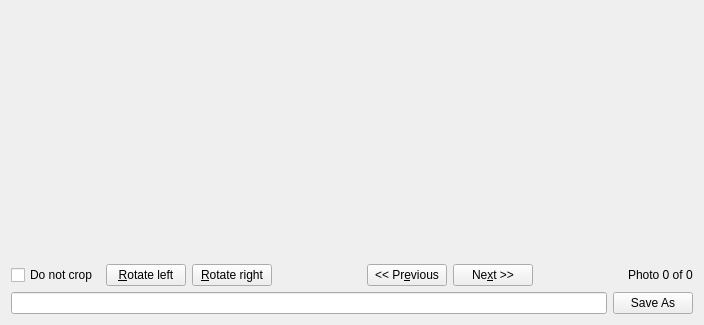
<?xml version="1.0" encoding="UTF-8"?>
<ui version="4.0">
 <class>AdvPrintCropPage</class>
 <widget class="QWidget" name="CropPage">
  <property name="geometry">
   <rect>
    <x>0</x>
    <y>0</y>
    <width>704</width>
    <height>325</height>
   </rect>
  </property>
  <layout class="QGridLayout" name="gridLayout">
   <item row="1" column="0">
    <layout class="QHBoxLayout" name="horizontalLayout">
     <item>
      <widget class="QCheckBox" name="m_disableCrop">
       <property name="whatsThis">
        <string>Do not crop photos, just scale them.</string>
       </property>
       <property name="text">
        <string>Do not crop</string>
       </property>
      </widget>
     </item>
     <item>
      <spacer name="horizontalSpacer">
       <property name="orientation">
        <enum>Qt::Horizontal</enum>
       </property>
       <property name="sizeHint" stdset="0">
        <size>
         <width>40</width>
         <height>20</height>
        </size>
       </property>
      </spacer>
     </item>
     <item>
      <widget class="QPushButton" name="BtnCropRotateLeft">
       <property name="toolTip">
        <string>Rotate photo to the left</string>
       </property>
       <property name="whatsThis">
        <string>Rotate photo to the left</string>
       </property>
       <property name="text">
        <string>&amp;Rotate left</string>
       </property>
      </widget>
     </item>
     <item>
      <widget class="QPushButton" name="BtnCropRotateRight">
       <property name="toolTip">
        <string>Rotate photo to the right</string>
       </property>
       <property name="whatsThis">
        <string>Rotate photo to the right</string>
       </property>
       <property name="text">
        <string>&amp;Rotate right</string>
       </property>
      </widget>
     </item>
     <item>
      <spacer>
       <property name="orientation">
        <enum>Qt::Horizontal</enum>
       </property>
       <property name="sizeType">
        <enum>QSizePolicy::Expanding</enum>
       </property>
       <property name="sizeHint" stdset="0">
        <size>
         <width>127</width>
         <height>16</height>
        </size>
       </property>
      </spacer>
     </item>
     <item>
      <widget class="QPushButton" name="BtnCropPrev">
       <property name="toolTip">
        <string>Previous photo</string>
       </property>
       <property name="whatsThis">
        <string>Previous photo</string>
       </property>
       <property name="text">
        <string>&lt;&lt; Pr&amp;evious</string>
       </property>
      </widget>
     </item>
     <item>
      <widget class="QPushButton" name="BtnCropNext">
       <property name="toolTip">
        <string>Next photo</string>
       </property>
       <property name="whatsThis">
        <string>Next photo</string>
       </property>
       <property name="text">
        <string>Ne&amp;xt &gt;&gt;</string>
       </property>
      </widget>
     </item>
     <item>
      <spacer>
       <property name="orientation">
        <enum>Qt::Horizontal</enum>
       </property>
       <property name="sizeType">
        <enum>QSizePolicy::Expanding</enum>
       </property>
       <property name="sizeHint" stdset="0">
        <size>
         <width>127</width>
         <height>16</height>
        </size>
       </property>
      </spacer>
     </item>
     <item>
      <widget class="QLabel" name="LblCropPhoto">
       <property name="sizePolicy">
        <sizepolicy hsizetype="MinimumExpanding" vsizetype="Fixed">
         <horstretch>0</horstretch>
         <verstretch>0</verstretch>
        </sizepolicy>
       </property>
       <property name="text">
        <string>Photo 0 of 0</string>
       </property>
       <property name="wordWrap">
        <bool>false</bool>
       </property>
      </widget>
     </item>
    </layout>
   </item>
      <item row="0" column="0">
    <widget class="Digikam::AdvPrintCropFrame" name="cropFrame" native="true">
     <property name="minimumSize">
      <size>
       <width>0</width>
       <height>201</height>
      </size>

     </property>

     <property name="whatsThis">
      <string>Move the box in order to crop photos so that they fit inside the photo sizes you have given.  
You can crop each image differently, or just click the 'Next' button to use the default crop 
setting for each photo.
Enable &quot;Do not crop&quot; to avoid cropping all of the photos.</string>
     </property>
    </widget>
   </item>
  <item row="2" column="0">
    <layout class="QHBoxLayout" name="horizontalLayout_2">
     <item>
      <widget class="QLineEdit" name="m_fileName"/>
     </item>
     <item>
      <widget class="QPushButton" name="BtnSaveAs">
       <property name="text">
        <string>Save As</string>
       </property>
       <property name="shortcut">
        <string>Ctrl+S</string>
       </property>
      </widget>
     </item>
    </layout>
   </item> 
  </layout>
 </widget>
 <customwidgets>
  <customwidget>
   <class>Digikam::AdvPrintCropFrame</class>
   <extends>QWidget</extends>
   <header>advprintcropframe.h</header>
   <container>1</container>
  </customwidget>
 </customwidgets>
 <resources/>
 <connections/>
</ui>
